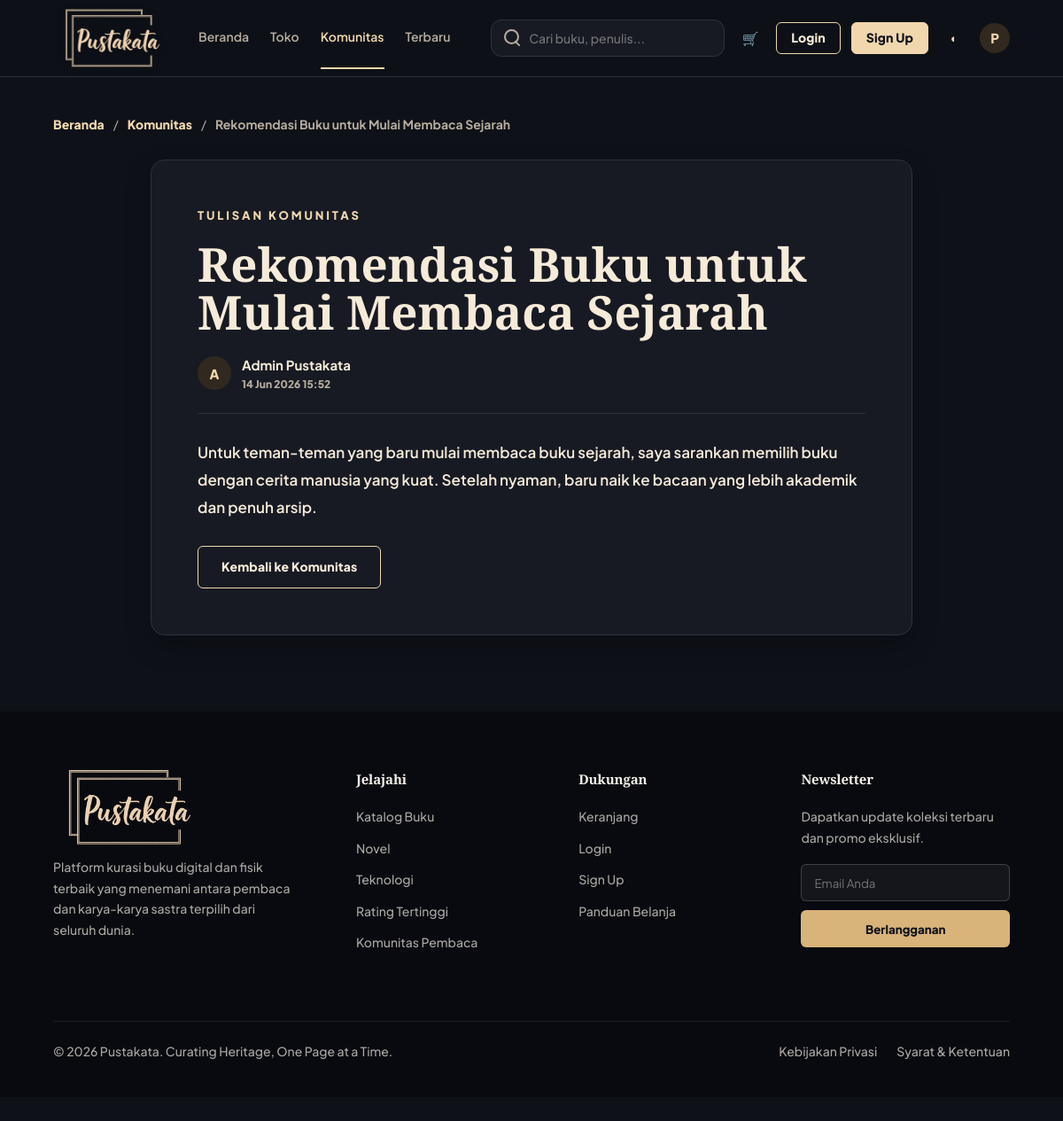
/community-detail.php?id=2, run on the app's committed database.
### tables this page shows
CREATE TABLE IF NOT EXISTS community_posts (
    id INT AUTO_INCREMENT PRIMARY KEY,
    user_id INT NOT NULL,
    title VARCHAR(150) NOT NULL,
    content TEXT NOT NULL,
    status ENUM('published','hidden') NOT NULL DEFAULT 'published',
    created_at TIMESTAMP DEFAULT CURRENT_TIMESTAMP,
    updated_at TIMESTAMP DEFAULT CURRENT_TIMESTAMP ON UPDATE CURRENT_TIMESTAMP,
    CONSTRAINT fk_community_posts_user
        FOREIGN KEY (user_id) REFERENCES users(id)
        ON DELETE CASCADE,
    INDEX idx_community_posts_status (status),
    INDEX idx_community_posts_user (user_id),
    INDEX idx_community_posts_status_created (status, created_at),
    INDEX idx_community_posts_user_created (user_id, created_at)
);

CREATE TABLE IF NOT EXISTS users (
    id INT AUTO_INCREMENT PRIMARY KEY,
    nama VARCHAR(100) NOT NULL,
    email VARCHAR(120) NOT NULL UNIQUE,
    password VARCHAR(255) NOT NULL,
    role ENUM('admin', 'user') NOT NULL DEFAULT 'user',
    created_at TIMESTAMP DEFAULT CURRENT_TIMESTAMP
);

### config/conn.php (called while the page is built, shortened)
<?php
function e($value)
{
    return htmlspecialchars((string) $value, ENT_QUOTES, 'UTF-8');
}
function url($path = '')
{
    $path = ltrim((string) $path, '/');
    return APP_BASE_PATH . '/' . $path;
}
function asset($path)
{
    return url('assets/' . ltrim((string) $path, '/'));
}

### community-detail.php (the view, shortened to what this page needs)
<?php
require_once __DIR__ . "/config/conn.php";
$id = (int) ($_GET['id'] ?? 0);
$post = null;
if ($id > 0 && HAS_COMMUNITY_POSTS_TABLE) {
    $stmt = mysqli_prepare($conn, "SELECT cp.id, cp.title, cp.content, cp.status, cp.created_at, cp.updated_at, u.nama
        FROM community_posts cp
        INNER JOIN users u ON u.id = cp.user_id
        WHERE cp.id = ? AND cp.status = 'published'
        LIMIT 1");
    mysqli_stmt_bind_param($stmt, "i", $id);
    mysqli_stmt_execute($stmt);
    $post = mysqli_fetch_assoc(mysqli_stmt_get_result($stmt));
}
function community_detail_time($datetime)
{
    $timestamp = strtotime((string) $datetime);
    return $timestamp ? date('d M Y H:i', $timestamp) : 'Tanggal tidak tersedia';
}
?>
<!DOCTYPE html>
<html lang="id" data-theme="dark">
<head>
    <link rel="stylesheet" href="<?= e(asset('css/style.css')); ?>">
</head>
<body>
    <?php include partial_path('public_navbar.php'); ?>
    <main class="container community-detail-page">
        <nav class="breadcrumb reveal reveal-up">
            <a href="<?= e(url('index.php')); ?>">Beranda</a>
            <span>/</span>
            <a href="<?= e(url('community.php')); ?>">Komunitas</a>
            <span>/</span>
            <strong><?= $post ? e($post['title']) : 'Tidak ditemukan'; ?></strong>
        </nav>
        <?php if (!$post): ?>
            <section class="empty-state reveal reveal-up">
                <h1>Tulisan tidak ditemukan</h1>
                <p>Tulisan mungkin belum dipublikasikan, disembunyikan admin, atau sudah dihapus.</p>
                <a href="<?= e(url('community.php')); ?>" class="btn btn-primary">Kembali ke Komunitas</a>
            </section>
        <?php else: ?>
            <article class="community-detail-card reveal reveal-up">
                <p class="eyebrow">TULISAN KOMUNITAS</p>
                <h1><?= e($post['title']); ?></h1>
                <div class="community-detail-meta">
                    <div class="avatar"><?= e(strtoupper(substr($post['nama'], 0, 1))); ?></div>
                    <div>
                        <strong><?= e($post['nama']); ?></strong>
                        <span><?= e(community_detail_time($post['created_at'])); ?></span>
                    </div>
                </div>
                <div class="community-detail-content">
                    <?= nl2br(e($post['content'])); ?>
                </div>
                <a href="<?= e(url('community.php')); ?>" class="btn btn-outline">Kembali ke Komunitas</a>
            </article>
        <?php endif; ?>
    </main>
    <?php include partial_path('footer.php'); ?>
</body>
</html>

### data on the page
community_posts: title "Rekomendasi Buku untuk Mulai Membaca Sejarah", user.nama "A", user.nama "Admin Pustakata", created_at "14 Jun 2026 15:52", content "Untuk teman-teman yang baru mulai membaca buku sejarah, saya sarankan memilih buku dengan cerita manusia yang kuat. Setelah nyaman, baru naik ke bacaan yang lebih akademik dan penuh arsip."
